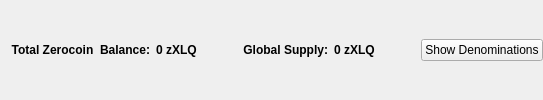
                       <widget class="QFrame" name="balanceSupplyFrame">
                        <layout class="QHBoxLayout" name="horizontalLayout_2" stretch="0,0,0,1,0">
                         <property name="rightMargin">
                          <number>0</number>
                         </property>
                         <item>
                          <layout class="QHBoxLayout" name="horizontalLayout_34">
                           <item>
                            <widget class="QLabel" name="labelzAvailableText_3">
                             <property name="font">
                              <font>
                               <weight>75</weight>
                               <bold>true</bold>
                              </font>
                             </property>
                             <property name="toolTip">
                              <string>Total Balance including unconfirmed and immature zXLQ</string>
                             </property>
                             <property name="text">
                              <string>Total Zerocoin  Balance:</string>
                             </property>
                             <property name="alignment">
                              <set>Qt::AlignRight|Qt::AlignTrailing|Qt::AlignVCenter</set>
                             </property>
                            </widget>
                           </item>
                           <item>
                            <widget class="QLabel" name="labelzAvailableAmount_4">
                             <property name="minimumSize">
                              <size>
                               <width>40</width>
                               <height>0</height>
                              </size>
                             </property>
                             <property name="font">
                              <font>
                               <weight>75</weight>
                               <bold>true</bold>
                              </font>
                             </property>
                             <property name="toolTip">
                              <string>Total Balance including unconfirmed and immature zXLQ</string>
                             </property>
                             <property name="text">
                              <string>0 zXLQ</string>
                             </property>
                             <property name="alignment">
                              <set>Qt::AlignLeading|Qt::AlignLeft|Qt::AlignVCenter</set>
                             </property>
                            </widget>
                           </item>
                          </layout>
                         </item>
                         <item>
                          <spacer name="horizontalSpacer_32">
                           <property name="orientation">
                            <enum>Qt::Horizontal</enum>
                           </property>
                           <property name="sizeHint" stdset="0">
                            <size>
                             <width>40</width>
                             <height>20</height>
                            </size>
                           </property>
                          </spacer>
                         </item>
                         <item>
                          <layout class="QHBoxLayout" name="horizontalLayout_35">
                           <item>
                            <widget class="QLabel" name="labelZsupplyText_2">
                             <property name="font">
                              <font>
                               <weight>75</weight>
                               <bold>true</bold>
                              </font>
                             </property>
                             <property name="text">
                              <string>Global Supply:</string>
                             </property>
                             <property name="alignment">
                              <set>Qt::AlignRight|Qt::AlignTrailing|Qt::AlignVCenter</set>
                             </property>
                            </widget>
                           </item>
                           <item>
                            <widget class="QLabel" name="labelZsupplyAmount_2">
                             <property name="font">
                              <font>
                               <weight>75</weight>
                               <bold>true</bold>
                              </font>
                             </property>
                             <property name="text">
                              <string>0 zXLQ</string>
                             </property>
                            </widget>
                           </item>
                          </layout>
                         </item>
                         <item>
                          <spacer name="horizontalSpacer_31">
                           <property name="orientation">
                            <enum>Qt::Horizontal</enum>
                           </property>
                           <property name="sizeHint" stdset="0">
                            <size>
                             <width>40</width>
                             <height>20</height>
                            </size>
                           </property>
                          </spacer>
                         </item>
                         <item>
                          <widget class="QPushButton" name="pushButtonShowDenoms">
                           <property name="toolTip">
                            <string>Show zXLQ denominations list</string>
                           </property>
                           <property name="text">
                            <string>Show Denominations</string>
                           </property>
                          </widget>
                         </item>
                        </layout>
                       </widget>
